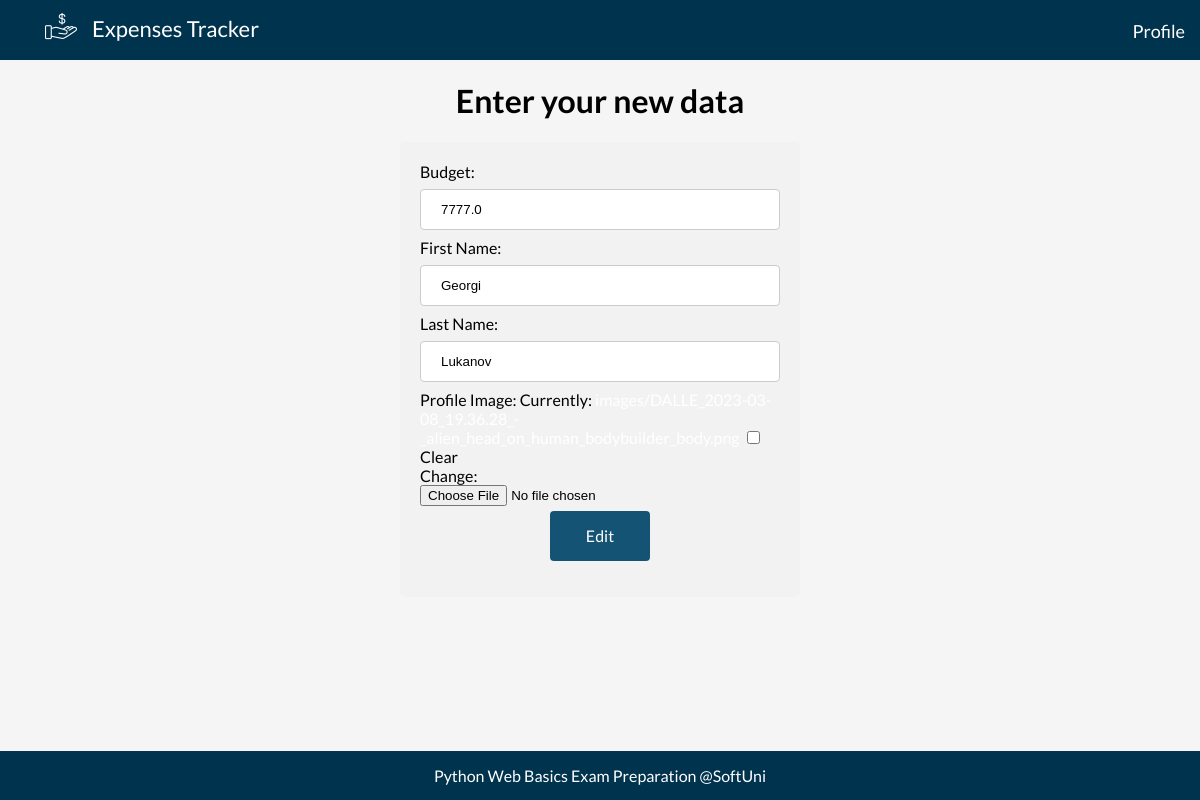
Page /profile/edit/ on the earlier database version.
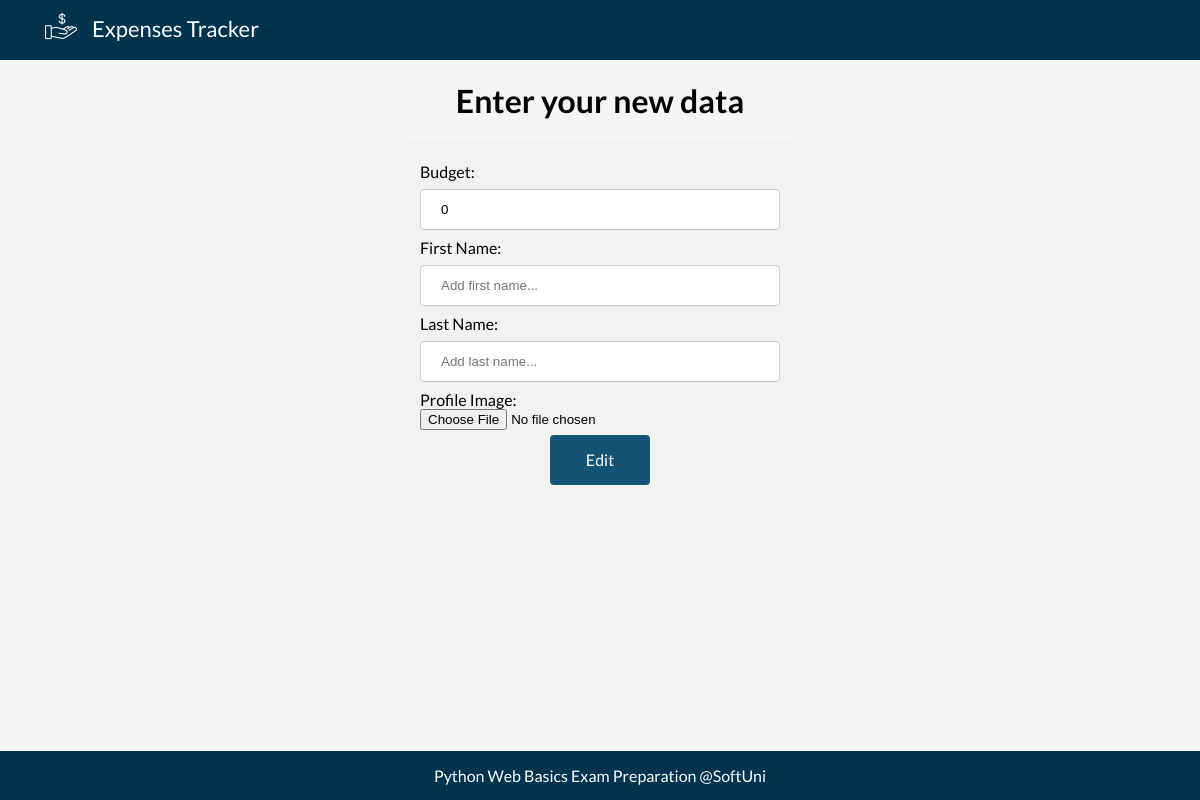
Same page on the later database version.
### Expenses_App/my_web/models.py (models this page shows, shortened)
class Profile(models.Model):
    FIRST_NAME_MAX_LEN = 15
    FIRST_NAME_MIN_LEN = 2
    FIRST_NAME_MIN_LEN_MSG_ERROR = 'First name must be at least 2 chars!'
    LAST_NAME_MAX_LEN = 15
    LAST_NAME_MIN_LEN = 2
    LAST_NAME_MIN_LEN_MSG_ERROR = 'First name must be at least 2 chars!'
    budget = models.FloatField(
        default=0,
        validators=(validate_budget,),
    )
    first_name = models.CharField(
        max_length=FIRST_NAME_MAX_LEN,
        validators=(
            validators.MinLengthValidator(FIRST_NAME_MIN_LEN, FIRST_NAME_MIN_LEN_MSG_ERROR),
            validate_only_letters,
        )
    )
    last_name = models.CharField(
        max_length=LAST_NAME_MAX_LEN,
        validators=(
            validators.MinLengthValidator(LAST_NAME_MIN_LEN, LAST_NAME_MIN_LEN_MSG_ERROR),
            validate_only_letters,
        )
    )
    profile_image = models.ImageField(
        upload_to='images',
        validators=(
            validate_file_size_5mb,
        ),
        blank=True,
        null=True,
    )

### Expenses_App/my_web/views.py (the view)
# urls.py: path('edit/', edit_profile, name='edit-profile'),
def edit_profile(request):
    profile = Profile.objects.first()
    if request.method == 'GET':
        form = ProfileEditForm(instance=profile)
    else:
        form = ProfileEditForm(request.POST, request.FILES, instance=profile)
        if form.is_valid():
            form.save()
            return redirect('profile-details')
    context = {
        'profile': profile,
        'form': form,
    }
    return render(
        request,
        'profile/profile-edit.html',
        context,
    )

### Expenses_App/my_web/forms.py
class ProfileEditForm(ProfileBaseForm):
    pass

### templates/profile/profile-edit.html (shortened to what this page needs)
{% extends 'base.html' %}
{% block content %}
    <div class="body">
        <h1>Enter your new data</h1>
        <div class="form">
            <form method="POST" action="{% url 'edit-profile' %}" enctype="multipart/form-data">
                    {{ form }}
                <input type="submit" value="Edit">
            </form>
        </div>
    </div>
{% endblock %}

### templates/base.html (shortened to what this page needs)
{% load static %}
<html lang="en">
<head>
    <link rel="stylesheet" type="text/css" href="{% static 'css/style.css' %}">
</head>
<body>
<nav>
    <ul>
        <li class="img"><img src="{% static 'images/dollar.png' %}" alt="dollar"></li>
        <li><a href="{% url 'index' %}">Expenses Tracker</a></li>
        {% if profile %}
        <li class="right"><a href="{% url 'profile-details' %}">Profile</a></li>
        {% endif %}
    </ul>
</nav>
{% block content %}
{% endblock %}
<footer>
    <div>Python Web Basics Exam Preparation @SoftUni</div>
</footer>
</body>
</html>

### staticfiles/css/style.css (style rules this page uses)
body { background: #f6f5f5; font-family: 'Lato', sans-serif; margin: 0; padding: 0; }
a { text-decoration: none; color: white; }
nav { background: #00334e; height: 60px; }
nav ul { display: flex; }
nav ul li, nav ul li a { color: white; text-decoration: none; list-style: none; font-size: 22px; padding: 5px; margin-top: 10px; }
nav ul li.img { margin-top: 5px; }
h1 { text-align: center; }
.form { border-radius: 5px; background-color: #f2f2f2; padding: 20px; width: 30%; margin: 0 auto; }
input[type=text], input[type=url], input[type=number], select, textarea { width: 100%; padding: 12px 20px; margin: 8px 0; display: inline-block; border: 1px solid #ccc; border-radius: 4px; box-sizing: border-box; }
input[type=file], .form-file { display: block; width: 100%; }
input[type=submit], .button { background-color: #145374; color: white; padding: 13px 20px; border: none; border-radius: 4px; cursor: pointer; width: 100px; height: 50px; font-family: 'Lato', sans-serif; font-size: 16px; display: block; margin: 5px auto 0; }
footer { position: fixed; bottom: 0; background: #00334e; width: 100%; padding: 15px 0; }
footer div { text-align: center; color: white; }

Differences in the rows shown:
removed Profile: budget "7777.0", first_name "Georgi", last_name "Lukanov"
Other differences:
form field budget: (not shown) → "0"
form field form: "☐" → (not shown)
text no longer shown: "Budget: First Name: Last Name: Profile Image: Currently: Clear Change: Profile"
text now shown: "Budget: First Name: Last Name: Profile Image:"
